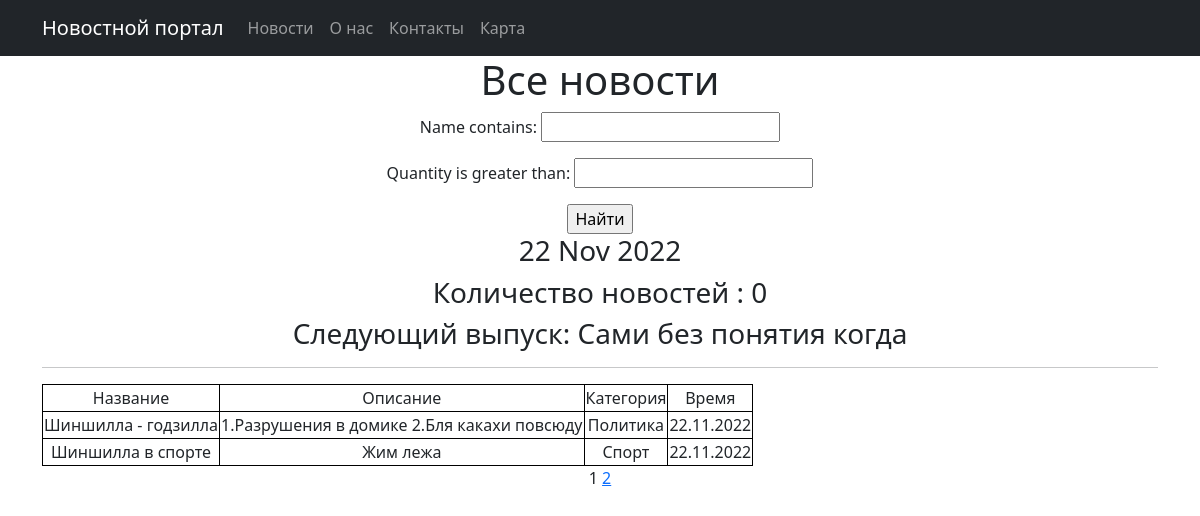
Page /news/ on the committed database.
### simpleapp/models.py (models this page shows, shortened)
class New(models.Model):
    name = models.CharField(
        max_length=50,
        unique=True, # названия товаров не должны повторяться
    )
    description = models.TextField()
    quantity = models.IntegerField(
        validators=[MinValueValidator(0)],
    )
    category = models.ForeignKey(
        to='Category',
        on_delete=models.CASCADE,
        related_name='news', # все продукты в категории будут доступны через поле products
    )

class Category(models.Model):
    name = models.CharField(max_length=100, unique=True)

### simpleapp/views.py (the view)
# urls.py: path('', NewsList.as_view()),
class NewsList(ListView):
    model = New
    ordering = 'name'
    template_name = 'news.html'
    context_object_name = 'news'
    paginate_by = 2  # вот так мы можем указать количество записей на странице
    def get_context_data(self, **kwargs):
        context = super().get_context_data(**kwargs)
        context['time_now'] = datetime.utcnow()
        context['next_news'] = 'Следующий выпуск: Сами без понятия когда'
        context['filterset'] = self.filterset
        return context
    def get_queryset(self):
        queryset = super().get_queryset()
        self.filterset = NewFilter(self.request.GET, queryset)
        return self.filterset.qs

### templates/news.html (shortened to what this page needs)
{% extends 'flatpages/default.html' %}
{% load custom_tags %}
{% block content %}
   <h1>Все новости</h1>
   <form action="" method="get">
       {{ filterset.form.as_p }}
       <input type="submit" value="Найти" />
   </form>
   <h3>{{ time_now|date:'d M Y' }}</h3>
   <h3> Количество новостей : {{ new | length }} </h3>
   <h3> {{ next_news|default_if_none:"Следующий выпуск: Сами без понятия когда" }} </h3>
   <hr>
   {% if news %}
       <table style="border:1px solid black;">
           <tr style="border:1px solid black;">
               <td style="border:1px solid black;">Название</td>
               <td style="border:1px solid black;">Описание</td>
               <td style="border:1px solid black;">Категория</td>
               <td style="border:1px solid black;">Время</td>
           </tr>
           {% for new in news %}
           <tr style="border:1px solid black;">
              <td style="border:1px solid black;">{{ new.name }}</td>
               <td style="border:1px solid black;">{{ new.description|truncatewords:10 }}</td>
               <td style="border:1px solid black;">{{ new.category.name }}</td>
               <td style="border:1px solid black;">{{ time_now|date:'d.m.Y' }}</td>
           </tr>
           {% endfor %}
       </table>
   {% else %}
       <h2>Новостей нет!</h2>
   {% endif %}
   {{ page_obj.number }}
   {% if page_obj.has_next %}
       <a href="?page={{ page_obj.next_page_number }}">{{ page_obj.next_page_number }}</a>
   {% endif %}
{% endblock content %}

### templates/flatpages/default.html (shortened to what this page needs)
<!DOCTYPE html>
<html lang="en">
    <head>
        {% load static %}
        <link href="{% static 'css/styles.css' %}" rel="stylesheet" />
    </head>
    <body>
        <nav class="navbar navbar-expand-lg navbar-dark bg-dark static-top">
           <div class="container">
               <a class="navbar-brand" href="/news_about/">Новостной портал</a>
               <div class="collapse navbar-collapse" id="navbarResponsive">
                   <ul class="navbar-nav ml-auto">
                       <li class="nav-item">
                           <a class="nav-link" href="/news/">Новости</a>
                       </li>
                       <li class="nav-item">
                           <a class="nav-link" href="/about/">О нас</a>
                       </li>
                       <li class="nav-item">
                           <a class="nav-link" href="/contacts/">Контакты</a>
                       </li>
                       <li class="nav-item">
                           <a class="nav-link" href="/map/">Карта</a>
                       </li>
                   </ul>
               </div>
           </div>
        </nav>
            <div class="container">
           <div class="row">
               <div class="col-lg-12 text-center">
                   {% block content %}{% endblock content %}
               </div>
           </div>
        </div>
    </body>
</html>

### rows in the picture
New: name "Шиншилла - годзилла", description "1.Разрушения в домике 2.Бля какахи повсюду", category.name "Политика", m "22.11.2022"
New: name "Шиншилла в спорте", description "Жим лежа", category.name "Спорт", m "22.11.2022"

### other values in the picture
{{ time_now|date:'d M Y' }} "22 Nov 2022"
{{ new | length }} "0"
{{ next_news|default_if_none:"Следующий выпуск: Сами без понятия когда" }} "Следующий выпуск: Сами без понятия когда"
{{ page_obj.number }} "1"
{{ page_obj.next_page_number }} "2"
